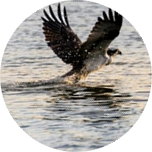
#> input picture groups/0/raw_images_476.png, 152 x 152 px; its folder holds only this picture in this run
$ python generate_rotate_images.py
#> lines starting #> are read from the running program, lines starting #| are printed output that depends on the picture
import base64
import math, operator
import os
import shutil
from functools import reduce
from io import BytesIO

from PIL.Image import Resampling
from PIL import ImageTk, Image
from os import listdir
from os.path import isfile, join

path_groups = "groups"

dirs = [d for d in listdir(path_groups) if not isfile(join(path_groups, d))]

for dir in dirs:
    if not os.path.isdir(f"groups/{dir}/rotated"):
        os.mkdir(f"groups/{dir}/rotated")
    image_path = join(f"groups/{dir}", [f for f in listdir(f"groups/{dir}/") if isfile(join(f"groups/{dir}/", f))][0])
    print(f"open {dir}")
    with open(image_path, "rb") as image_file:
        encoded_string = base64.b64encode(image_file.read())
        image = Image.open(BytesIO(base64.b64decode(encoded_string)))
#> image is the input picture: PIL image 152x152 RGBA; mean R, G, B, A 174.3, 171.1, 167, 255

        for i in range(360):
            image.rotate(i,
                         fillcolor="#FFFFFF",
                         expand=False,
                         resample=Resampling.BICUBIC).save(
                join(f"groups/{dir}/rotated", f"{i}.png"),
                quality=100,
                compress_level=0,
                method=6)
#> this loop made 360 passes
#> pass 2, `image.rotate(i, fillcolor="#FFFFFF", expand=False, resample=Resampling..`:
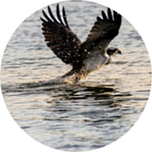
#> saved as 1.png: PIL image 152x152 RGBA; mean R, G, B, A 173.9, 170.7, 166.6, 255

    a = 1
#> pass 2 of the loop `for dir in dirs:`:
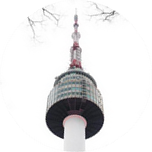
#> input picture groups/1/raw_images_292.png, 152 x 152 px
#> image is the input picture: PIL image 152x152 RGBA; mean R, G, B, A 230.4, 230.1, 230.6, 255
#> the loop `for i in range(360):` made 360 passes
#> pass 2, `image.rotate(i, fillcolor="#FFFFFF", expand=False, resample=Resampling..`:
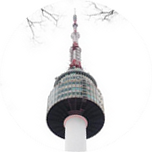
#> saved as 1.png: PIL image 152x152 RGBA; mean R, G, B, A 230.1, 229.8, 230.3, 255
#> pass 3 of the loop `for dir in dirs:`:
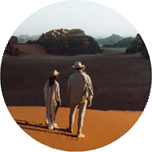
#> input picture groups/10/raw_images_282.png, 152 x 152 px
#> image is the input picture: PIL image 152x152 RGBA; mean R, G, B, A 141.8, 125.7, 115.9, 255
#> the loop `for i in range(360):` made 360 passes
#> pass 2, `image.rotate(i, fillcolor="#FFFFFF", expand=False, resample=Resampling..`:
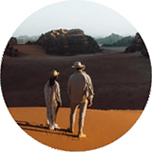
#> saved as 1.png: PIL image 152x152 RGBA; mean R, G, B, A 141.3, 125.2, 115.3, 255
#> the loop made 4 passes; the first 3 are shown
